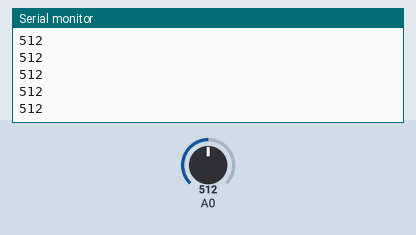
A sketch run on a simulated Arduino Uno, built with avr-gcc and run on an emulated ATmega328P. On the bench: the last lines printed to the serial monitor. Inputs (shaded band) come from the test bench; at power-on: A0 = 512.

Above: at 1.2 s.
1.3 s: A0 set to 716
At 1.32 s:
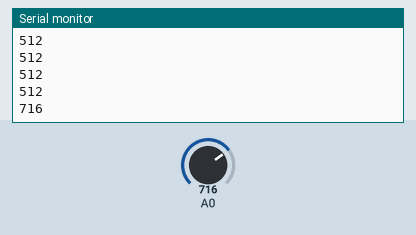
2.8 s: A0 set to 900
At 2.83 s:
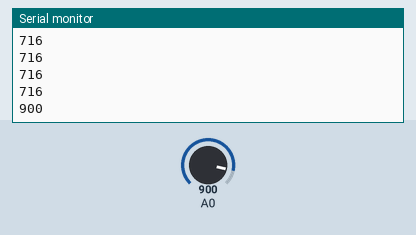
Timing chart, 0 to 5.8 s (numbered marks = the images above; inputs shaded):
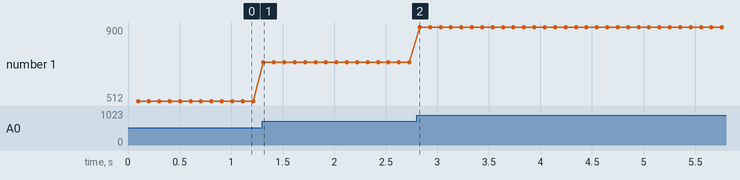

The sketch:

Arduino_Batterie.ino
```cpp
bool envoyable = true ;
unsigned long debut ;
byte phase = 0 ;
int value = 0 ;
void setup() {
  Serial.begin(115200);

}

void loop() {


  int a0 = analogRead(0);
  if(a0 >10 )
  {
    if(phase == 0)
    {
      debut = millis();
      phase = 1 ;
      value = a0 ;
    }
    else if (phase == 1)
    {
      if(millis() <= debut + 100)
      {
        if (a0 > value)value = a0;
      }
      else
      {
        if(value>100)Serial.println(value);
        phase = 0 ;
        value = 0 ;
      }

    }
  }


}
```

Measured:
- after the input at 1.3 s, the serial monitor: prints a new line at once (image 1)
- after the input at 2.8 s, the serial monitor: prints a new line at once (image 2)
- plotted number 1: 512 → 716 after the input at 1.3 s, 716 → 900 after the input at 2.8 s
